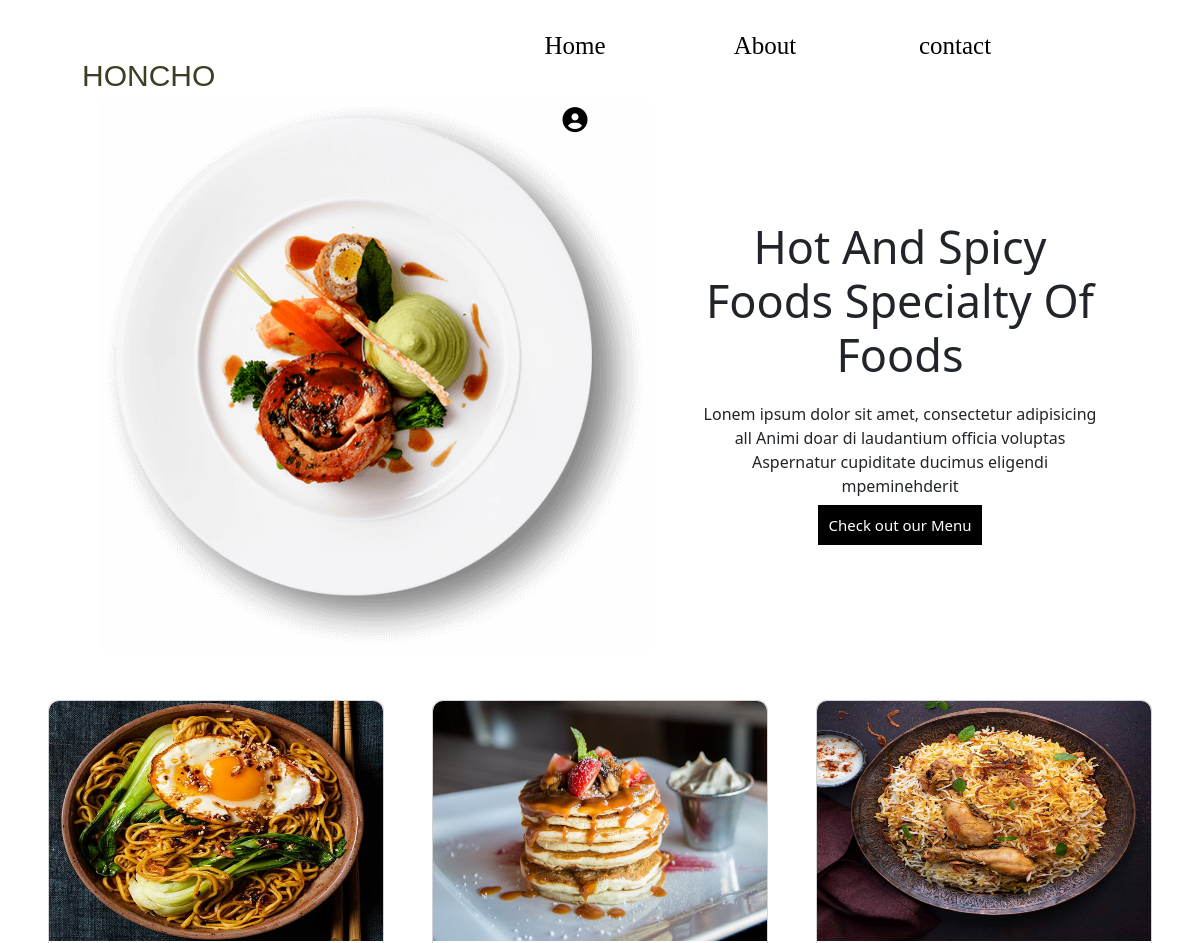
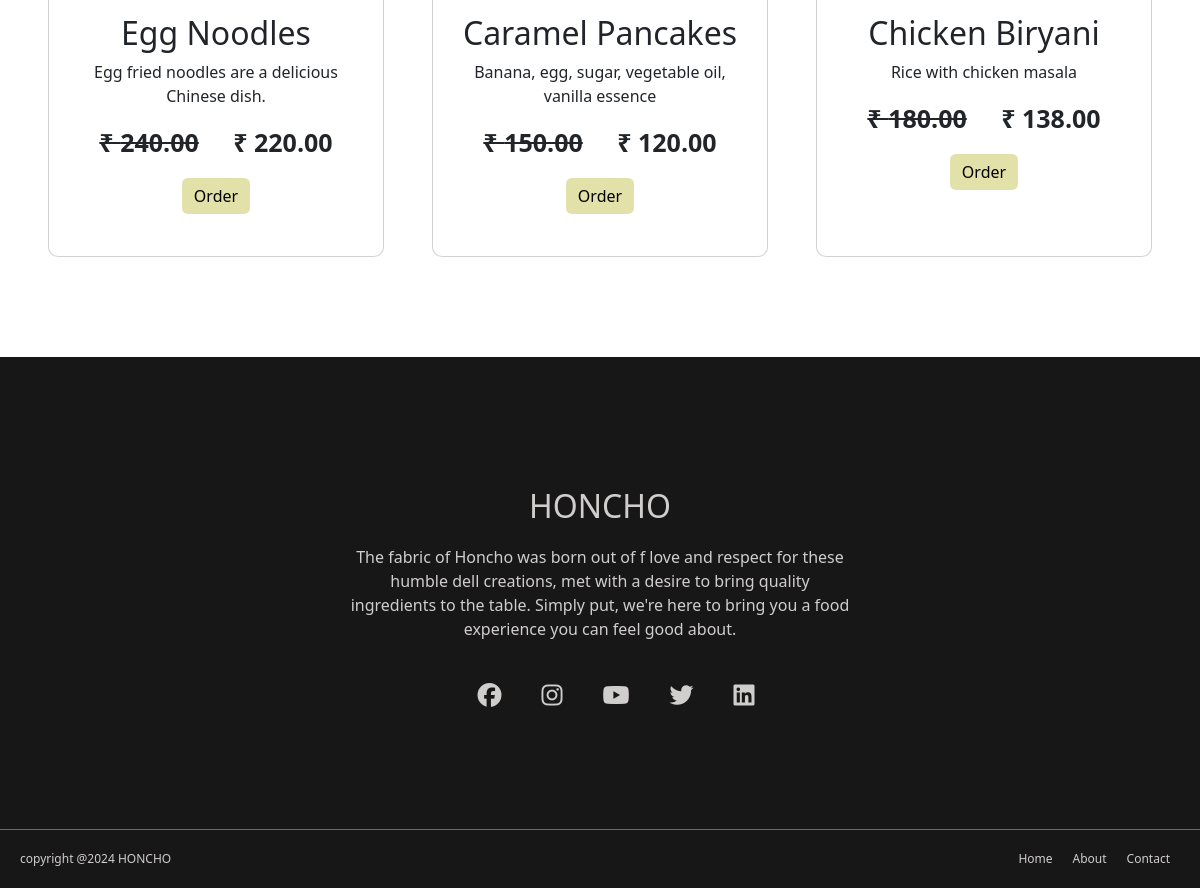
The page / on the database its author committed (2 pictures, top to bottom).
### FOOD_APP/models.py (models this page shows)
class Food_items(models.Model):
    item_name = models.CharField(max_length=30, null=True, blank=True)
    item_code = models.CharField(max_length=10, null=True, blank=True)
    category = models.CharField(max_length=30, null=True, blank=True)
    description = models.CharField(max_length=40, null=True, blank=True)
    image = models.ImageField(null=True, blank=True, upload_to="images/")
    price = models.DecimalField(decimal_places=2, max_digits=7, null=True, blank=True)
    old_price = models.DecimalField(decimal_places=2, max_digits=7, null=True, blank=True)

### FOOD_APP/views.py (the view)
# urls.py: path('', views.index, name='home'),
def index(request):
    menu = Food_items.objects.all()
    return render(request,'index.html', locals())

### templates/index.html (shortened to what this page needs)
<!DOCTYPE html>
{% load static%}
<html lang="en">
<head>
    <link rel="stylesheet" href="{% static 'css/style.css'%}">
    <link rel="stylesheet" href="https://cdnjs.cloudflare.com/ajax/libs/font-awesome/6.5.1/css/all.min.css" />
    <link rel="stylesheet" href="{% static 'booststrap/css/bootstrap.min.css'%}">
</head>
<body>
    {% include 'header.html' %}
    <section>
        <div class="section1">
            <div class="image">
                <img src="{% static 'images/food 1.png'%}" alt="">
            </div>
            <div class="intro">
                <h1>Hot And Spicy Foods Specialty Of Foods</h1>
                <p>Lonem ipsum dolor sit amet, consectetur adipisicing all Animi doar di laudantium officia voluptas Aspernatur cupiditate ducimus eligendi mpeminehderit</p>
                <a href="{% url 'user_signup' %}">Check out our Menu</a>
            </div>
        </div>
        <div class="section2">
            {% for i in menu %}
            {% if forloop.counter <= 3 %}
            <div class="card">
                <img src="{{ i.image.url }}" alt="">
                <div class="card-body">
                  <h2 class="card-title">{{ i.item_name }}</h2>
                  <p class="card-text">{{ i.description }}</p>
                  <div class="rate">
                      <p class="card-text"><strike>₹ {{ i.old_price }}</strike></p>
                      <p class="card-text">₹ {{ i.price }}</p>
                  </div>
                    {% if user.is_active == 0 %}
                        <a href="{% url 'user_signup' %}" class="btn btn-primary">Order</a>
                    {% else %}
                         <a href="{% url 'order' i.id %}" class="btn btn-primary">Order</a>
                    {% endif %}
                </div>
            </div>
            {% endif %}
            {% endfor %}
        </div>
    </section>
    {% include 'footer.html' %}
</body>
</html>

### templates/header.html
<header>
    <nav>
        <div class="navbar">
            <div class="left">
                <ul>
                    <li><a href="#">HONCHO</a></li>
                </ul>
            </div>
            <div class="right">
                <ul>
                    <li><a href="{% url 'home' %}" class="home">Home</a></li>
                    <li><a href="{% url 'about' %}">About</a></li>
                    <li><a href="{% url 'contact' %}">contact</a></li>
                    <li><a href="{% url 'login_page' %}"><i class="fas fa-user-circle"></i></a></li>
                </ul>
            </div>
        </div>
    </nav>
</header>

### templates/footer.html
    <footer>
        <div class="f1">
            <h2>HONCHO</h2>
            <p>The fabric of Honcho was born out of f love and respect for these humble dell creations, met with a desire to bring quality ingredients to the table. Simply put, we're here to bring you a food experience you can feel good about.</p>
            <ul>
                <li><a href="#"><i class="fab fa-facebook" style="color:#d0cdcd;"></i></a></li>
                <li><a href="#"><i class="fab fa-instagram" style="color:#d0cdcd;"></i></a></li>
                <li><a href="#"><i class="fab fa-youtube" style="color: #d0cdcd;"></i></a></li>
                <li><a href="#"><i class="fab fa-twitter" style="color:#d0cdcd;"></i></a></li>
                <li><a href="#"><i class="fab fa-linkedin" style="color:#d0cdcd;"></i></a></li>
            </ul>
        </div>
        <div class="f2">
            <p>copyright @2024 HONCHO <span><a href="#">Home</a><a href="#">About</a><a href="#">Contact</a></span></p>
        </div>
    </footer>

### static/css/style.css (style rules this page uses)
* { margin: 0; padding: 0; }
.section1 { height: 600px; }
.navbar { height: 100px; display: flex; flex-direction: row; font-size: 25px; font-family: 'Times New Roman', Times, serif; }
.left { width: 35%; margin-left: 50px; }
.navbar .left ul { list-style-type: none; }
.left li { font-family:'Trebuchet MS', 'Lucida Sans Unicode', 'Lucida Grande', 'Lucida Sans', Arial, sans-serif; }
.left a { text-decoration: none; color: rgb(62, 62, 37); font-size: 30px; }
.right { width: 60%; }
.right ul { list-style: none inside; margin: 0; padding: 0; text-align: center; }
.right li { display: block; position: relative; padding: 20px; float: left; }
.right li a { display: block; padding: 0; text-decoration: none; width: 150px; line-height: 35px; color: #000; }
.section1 { display: flex; flex-direction: row; }
.image { width: 50%; }
.image img { margin-left: 100px; width: 550px; height: 550px; }
.intro { width: 50%; text-align: center; padding: 120px 100px; }
.intro h1 { font-size: 45px; margin-bottom: 20px; }
.intro p { line-height: 1.5; margin-bottom: 15px; }
.intro a { padding: 10px; background-color: #000; text-align: center; color: white; text-decoration: none; }
.section2 { height: 500px; display: flex; flex-direction: row; justify-content: space-evenly; }
.card { width: 28%; border-radius: 10px !important; text-align: center; border: none; }
.card img { width: 100%; height: 240px; border-top-right-radius: 10px; border-top-left-radius: 10px; align-self: center; }
.card .btn-primary { background-color: rgb(225, 225, 169); color: #000; border: none; }
footer { background-color: #181717; color:#d0cdcd; margin-top: 100px; }
footer .f1 { padding: 80px 350px; text-align: center; }
footer .f1 h2 { margin-bottom: 20px; margin-top: 50px; }
footer .f1 ul { list-style-type: none; display: inline-flex; }
footer .f1 li { padding: 20px; }
footer .f1 li a { font-size: 24px; }
footer .f2 { border-top: 1px solid rgb(110, 107, 107); padding: 20px; }
footer .f2 p { margin-bottom: 0; font-size: 12px; }
footer .f2 p span { float: right; }
footer .f2 p span a { color: #d0cdcd; text-decoration: none; padding: 2px 10px; }

### templates/index.html (style rules this page uses)
.card img { width: 100%; height: 240px; }
.rate { display: flex; flex-direction: row; justify-content: space-evenly; }
.rate p { font-size: 25px; font-weight: bold; }
.intro a { font-size: 15px; }

### rows shown on the page
Food_items: image (picture), item_name "Egg Noodles", description "Egg fried noodles are a delicious Chinese dish.", old_price "240.00", price "220.00"
Food_items: image (picture), item_name "Caramel Pancakes", description "Banana, egg, sugar, vegetable oil, vanilla essence", old_price "150.00", price "120.00"
Food_items: image (picture), item_name "Chicken Biryani", description "Rice with chicken masala", old_price "180.00", price "138.00"
